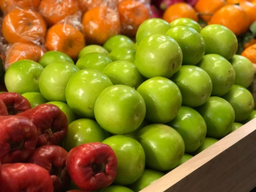
#> input picture HW4/images/img1.png, 256 x 192 px, shrunk from 480 x 360 before the run, found by its file name; its folder holds 3 pictures in this run
$ python 110590005_hw1.py
#> lines starting #> are read from the running program, lines starting #| are printed output that depends on the picture; after the words box and inside, x2 and y2 are one past the last pixel; in counts of white or black regions, pixels touching at a corner belong together
import cv2
import numpy as np


def rgb_to_grayscale(image):
    """
    Convert the color image to a grayscale image.

    Args:
        image: NumPy array, the input color image.

    Returns:
        NumPy array, the gray110590005_hw1" doesn't conformscale image.
    """
    r, g, b = image[:, :, 0], image[:, :, 1], image[:, :, 2]
    gray_image = np.uint8(0.3 * r + 0.3 * g + 0.4 * b)
    return gray_image

def grayscale_to_binary(gray_image, threshold=128):
    """
    Convert the grayscale image to a binary image using a threshold.

    Args:
        gray_image: NumPy array, the input grayscale image.
        threshold: Integer, the threshold value.

    Returns:
        NumPy array, the binary image.
    """
    binary_image = np.where(gray_image < threshold, 0, 255).astype(np.uint8)
    return binary_image

def convert_to_indexed(image, num_colors):
    """
    Convert the color image to an indexed-color image.

    Args:
        image: NumPy array, the input color image.
        num_colors: Integer, the number of colors in the indexed-color image.

    Returns:
        NumPy array, the indexed-color image.
        NumPy array, the palette.
    """
    Z = image.reshape((-1, 3))
    Z = np.float32(Z)
    criteria = (cv2.TERM_CRITERIA_EPS + cv2.TERM_CRITERIA_MAX_ITER, 10, 1.0)
    _, labels, centers = cv2.kmeans(Z, num_colors, None, criteria, 10, cv2.KMEANS_RANDOM_CENTERS)
    centers = np.uint8(centers)
    indexed_image = centers[labels.flatten()]
    indexed_image = indexed_image.reshape(image.shape)
    palette = np.unique(centers, axis=0)
    return indexed_image, palette


def resize_nearest_neighbor(image, scale_factor):
    """
    Resize the image using nearest neighbor interpolation.

    Args:
        image: NumPy array, the input image.
        scale_factor: Float, the scaling factor.

    Returns:
        NumPy array, the resized image.
    """
    height, width = image.shape[:2]
    new_width = int(width * scale_factor)
    new_height = int(height * scale_factor)
    i_indices = (np.arange(new_height) / scale_factor).astype(int)
    j_indices = (np.arange(new_width) / scale_factor).astype(int)
    resized_image = image[i_indices[:, np.newaxis], j_indices]
    return resized_image


def bilinear_interpolation(image, scale_factor):
    """
    Resize the image using bilinear interpolation.

    Args:
        image: NumPy array, the input image.
        scale_factor: Float, the scaling factor.

    Returns:
        NumPy array, the resized image.
    """
    old_height, old_width = image.shape[:2]
    new_height, new_width = int(old_height * scale_factor), int(old_width * scale_factor)
    row_indices = (np.arange(new_height) * (old_width / new_width)).astype(int)
    col_indices = (np.arange(new_width) * (old_height / new_height)).astype(int)
    resized_image = np.zeros((new_height, new_width, 3), dtype=np.uint8)
    for i in range(new_height):
        for j in range(new_width):
            row_low, row_high = row_indices[i], min(row_indices[i] + 1, old_height - 1)
            col_low, col_high = col_indices[j], min(col_indices[j] + 1, old_width - 1)
            dy = (row_indices[i] - row_low) / (row_high - row_low + 1e-6)
            dx = (col_indices[j] - col_low) / (col_high - col_low + 1e-6)
            resized_image[i, j] = (
                (1 - dx) * (1 - dy) * image[row_low, col_low] +
                dx * (1 - dy) * image[row_low, col_high] +
                (1 - dx) * dy * image[row_high, col_low] +
                dx * dy * image[row_high, col_high]
            )
    return resized_image

if __name__ == "__main__":
    for i in range(1,4):
        color_image = cv2.imread(f"./images/img{i}.png")
#> color_image is the input picture: shape (192, 256, 3); mean B, G, R 32.7, 113.5, 138
        gray_image = rgb_to_grayscale(color_image)
#> in rgb_to_grayscale, `r, g, b = image[:, :, 0], image[:, :, 1], image[:, :, 2]`:
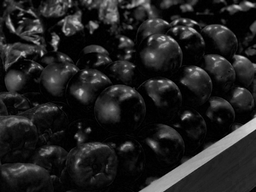
#> r: shape (192, 256); min 0, max 216, mean 32.7
#> in rgb_to_grayscale, `r, g, b = image[:, :, 0], image[:, :, 1], image[:, :, 2]`:
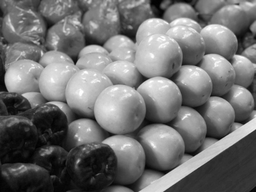
#> g: shape (192, 256); min 0, max 255, mean 113.5
#> in rgb_to_grayscale, `r, g, b = image[:, :, 0], image[:, :, 1], image[:, :, 2]`:
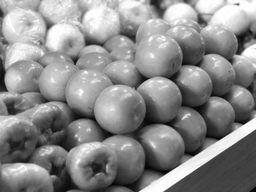
#> b: shape (192, 256); min 1, max 255, mean 138
#> in rgb_to_grayscale, `gray_image = np.uint8(0.3 * r + 0.3 * g + 0.4 * b)`:
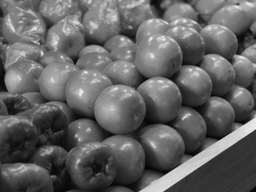
#> gray_image: shape (192, 256); min 3, max 242, mean 98.6
        cv2.imwrite(f"results/img{i}_q1-1.jpg", gray_image)

        binary_image = grayscale_to_binary(gray_image)
#> in grayscale_to_binary, `binary_image = np.where(gray_image < threshold, 0, 255).astype(np.uint8)`:
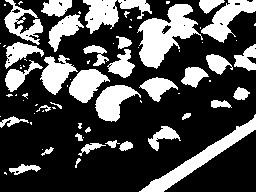
#> binary_image: shape (192, 256); 30% white; 77 white regions (41 under 20 px), largest, box (x1, y1, x2, y2) and area: (137, 4, 203, 69) 2003, (139, 114, 256, 192) 1534, (201, 0, 256, 43) 964
        cv2.imwrite(f"results/img{i}_q1-2.jpg", binary_image)

        index_image, _ = convert_to_indexed(color_image, 16)
#> in convert_to_indexed, `_, labels, centers = cv2.kmeans(Z, num_colors, None, criteria, 10, cv2..`: centers = 16 rows, first 8: [12.32, 131.9, 115.3], [15.56, 175.6, 153.7], [82.84, 117.1, 193.3], [16.44, 69.68, 69.26], [115.3, 216.7, 205.7], [20.13, 59.57, 153.7], [13.18, 97.4, 198.8], [53.21, 77.42, 182.3]
#> in convert_to_indexed, `centers = np.uint8(centers)`: centers = 16 rows, first 8: [12, 131, 115], [15, 175, 153], [82, 117, 193], [16, 69, 69], [115, 216, 205], [20, 59, 153], [13, 97, 198], [53, 77, 182]
#> in convert_to_indexed, `indexed_image = indexed_image.reshape(image.shape)`:
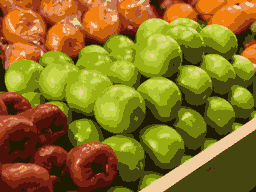
#> indexed_image: shape (192, 256, 3); mean B, G, R 32.3, 112.9, 137.5
#> in convert_to_indexed, `palette = np.unique(centers, axis=0)`: palette = 16 rows, first 8: [3, 27, 31], [10, 18, 75], [12, 131, 115], [13, 97, 198], [14, 127, 240], [15, 175, 153], [16, 69, 69], [19, 32, 116]
        cv2.imwrite(F"results/img{i}_q1-3.jpg", index_image)
        # np.savetxt('palette.txt', palette, fmt='%d')

        nearest_image = resize_nearest_neighbor(color_image, 0.5)
        cv2.imwrite(f"results/img{i}_q2-1-half.jpg", nearest_image)
        nearest_image = resize_nearest_neighbor(color_image, 2)
#> call 2 of resize_nearest_neighbor, with scale_factor = 2
#> in resize_nearest_neighbor (call 2), `resized_image = image[i_indices[:, np.newaxis], j_indices]`:
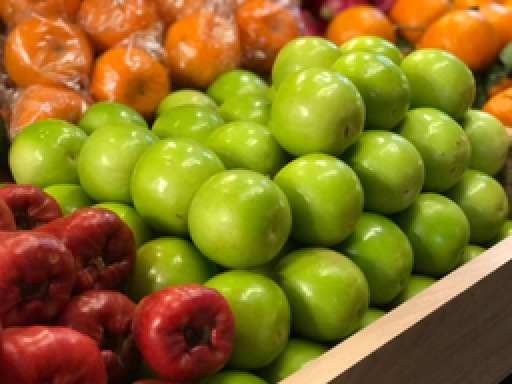
#> resized_image: shape (384, 512, 3); mean B, G, R 32.7, 113.5, 138
        cv2.imwrite(f"results/img{i}_q2-1-double.jpg", nearest_image)

        bilinear_image = bilinear_interpolation(color_image, 0.5)
        cv2.imwrite(f"results/img{i}_q2-2-half.jpg", bilinear_image)
        bilinear_image = bilinear_interpolation(color_image, 2)
        cv2.imwrite(f"results/img{i}_q2-2-double.jpg", bilinear_image)
#> pass 2 of the loop `for i in range(1,4):`:
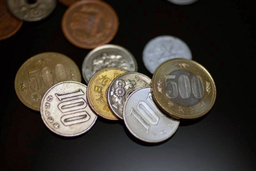
#> input picture HW4/images/img2.png, 256 x 171 px, shrunk from 480 x 320 before the run, found by its file name
#> color_image is the input picture: shape (171, 256, 3); mean B, G, R 50.4, 57.9, 64.2
#> r: shape (171, 256)
#> g: shape (171, 256)
#> b: shape (171, 256)
#> gray_image: shape (171, 256)
#> in grayscale_to_binary (call 2), `binary_image = np.where(gray_image < threshold, 0, 255).astype(np.uint8)`:
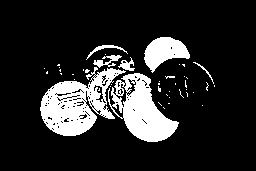
#> binary_image: shape (171, 256); 15.7% white; 44 white regions (37 under 20 px), largest, box (x1, y1, x2, y2) and area: (40, 67, 126, 136) 2916, (108, 73, 179, 142) 2454, (144, 37, 190, 73) 941
#> in convert_to_indexed (call 2), `_, labels, centers = cv2.kmeans(Z, num_colors, None, criteria, 10, cv2..`: centers = 16 rows, first 8: [91.42, 107.5, 116.3], [183.5, 185.8, 189.7], [129.3, 134.5, 139.7], [4.67, 6.43, 8.61], [103.7, 168.7, 195.3], [84.12, 130.3, 154.5], [72.72, 71.94, 72.81], [56.24, 86.65, 108.2]
#> in convert_to_indexed (call 2), `centers = np.uint8(centers)`: centers = 16 rows, first 8: [91, 107, 116], [183, 185, 189], [129, 134, 139], [4, 6, 8], [103, 168, 195], [84, 130, 154], [72, 71, 72], [56, 86, 108]
#> indexed_image: shape (171, 256, 3)
#> palette = 16 rows, first 8: [4, 6, 8], [22, 25, 29], [24, 47, 70], [38, 67, 95], [44, 43, 42], [56, 86, 108], [60, 59, 59], [72, 71, 72]
#> in resize_nearest_neighbor (call 4), `resized_image = image[i_indices[:, np.newaxis], j_indices]`:
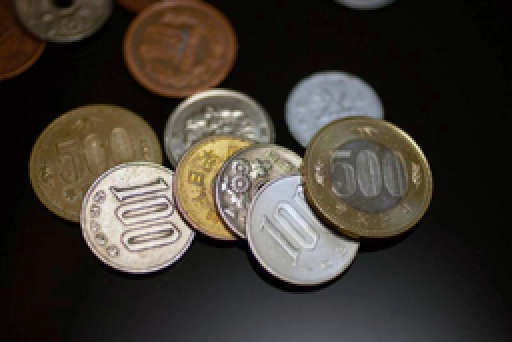
#> resized_image: shape (342, 512, 3); mean B, G, R 50.4, 57.9, 64.2
#> pass 3 of the loop `for i in range(1,4):`:
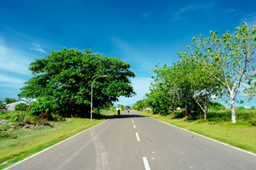
#> input picture HW4/images/img3.png, 256 x 170 px, shrunk from 480 x 319 before the run, found by its file name
#> color_image is the input picture: shape (170, 256, 3); mean B, G, R 129.8, 139.6, 87
#> r: shape (170, 256)
#> g: shape (170, 256)
#> b: shape (170, 256)
#> gray_image: shape (170, 256)
#> in grayscale_to_binary (call 3), `binary_image = np.where(gray_image < threshold, 0, 255).astype(np.uint8)`:
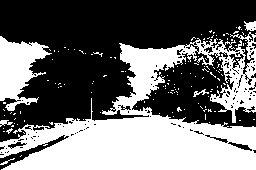
#> binary_image: shape (170, 256); 42.7% white; 140 white regions (134 under 20 px), largest, box (x1, y1, x2, y2) and area: (0, 32, 256, 170) 15954, (0, 36, 52, 111) 2083, (244, 21, 256, 31) 88, (0, 120, 13, 127) 48, (193, 89, 209, 97) 45, (0, 158, 15, 165) 26
#> in convert_to_indexed (call 3), `_, labels, centers = cv2.kmeans(Z, num_colors, None, criteria, 10, cv2..`: centers = 16 rows, first 8: [217.9, 191.9, 115.3], [214.8, 175.6, 80.22], [39.09, 149.5, 106.3], [70.46, 183.4, 165.9], [6.31, 20.14, 8], [91.61, 134.1, 96.96], [180.7, 113.5, 0.638], [31.94, 109.2, 63.34]
#> in convert_to_indexed (call 3), `centers = np.uint8(centers)`: centers = 16 rows, first 8: [217, 191, 115], [214, 175, 80], [39, 149, 106], [70, 183, 165], [6, 20, 8], [91, 134, 96], [180, 113, 0], [31, 109, 63]
#> indexed_image: shape (170, 256, 3)
#> palette = 16 rows, first 8: [6, 20, 8], [20, 67, 32], [31, 109, 63], [39, 149, 106], [70, 183, 165], [91, 134, 96], [104, 171, 146], [153, 157, 101]
#> in resize_nearest_neighbor (call 6), `resized_image = image[i_indices[:, np.newaxis], j_indices]`:
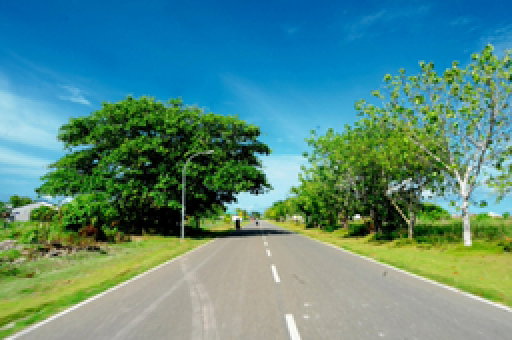
#> resized_image: shape (340, 512, 3); mean B, G, R 129.8, 139.6, 87
